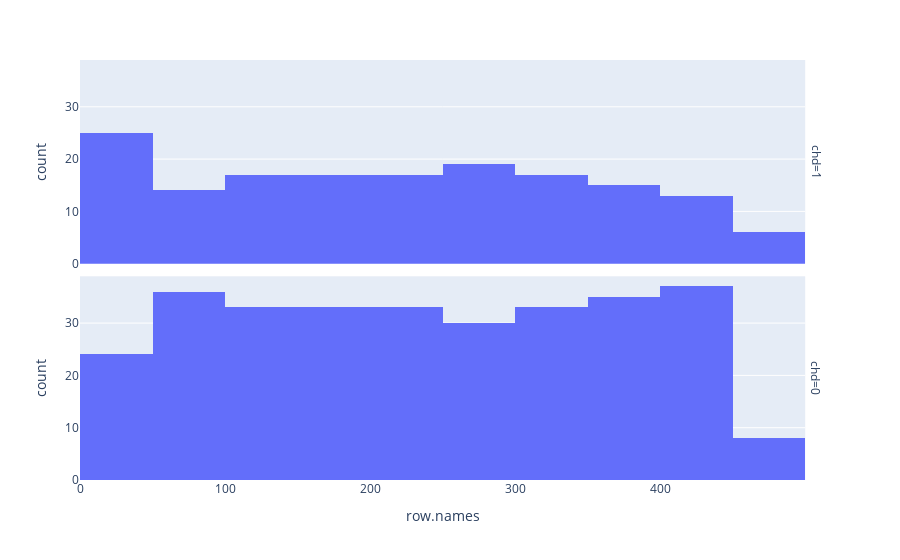
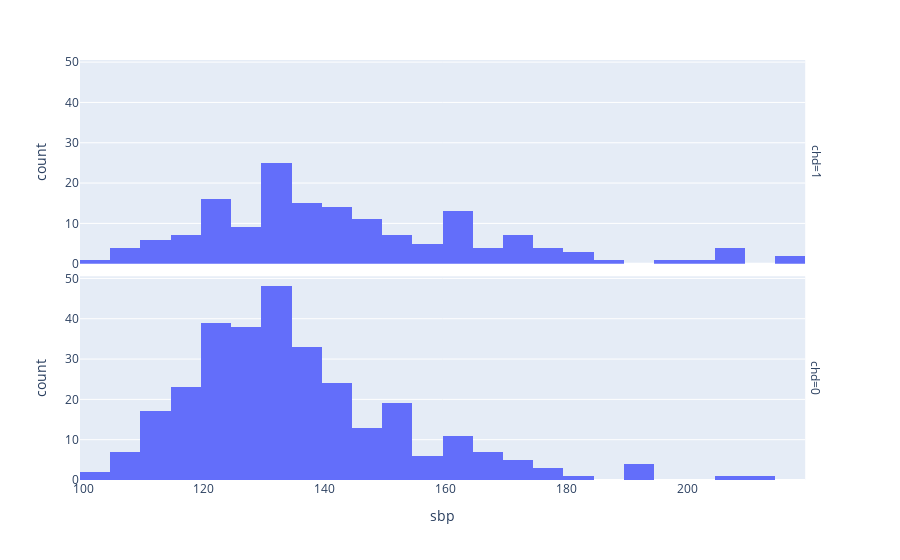
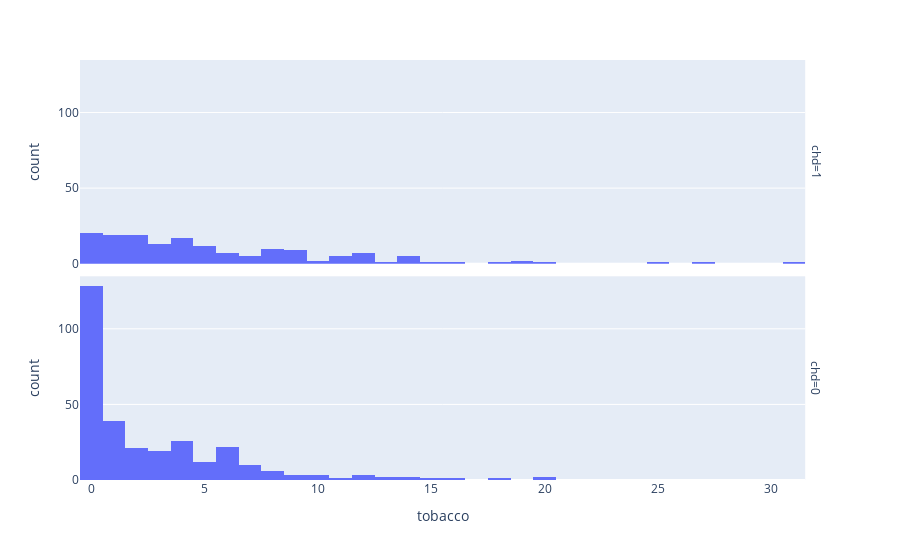

The cell these charts' notebook holds for them, in order:
### Code cell
for col in data.columns:
    px.histogram(data, x = col, facet_row = "chd").show()

### Figure 1 — Plotly figure (JSON) as saved in the notebook; plotly's stock layout.template omitted (floating-point values rounded to 4 significant figures; data arrays with more than 128 entries replaced by an {"elided": "..."} marker saying what was removed)
{"data": [{"alignmentgroup": "True", "bingroup": "x", "hovertemplate": "chd=1<br>row.names=%{x}<br>count=%{y}<extra></extra>", "legendgroup": "", "marker": {"color": "#636efa"}, "name": "", "offsetgroup": "", "orientation": "v", "showlegend": false, "type": "histogram", "x": {"elided": "160 int values"}, "xaxis": "x2", "yaxis": "y2"}, {"alignmentgroup": "True", "bingroup": "x", "hovertemplate": "chd=0<br>row.names=%{x}<br>count=%{y}<extra></extra>", "legendgroup": "", "marker": {"color": "#636efa"}, "name": "", "offsetgroup": "", "orientation": "v", "showlegend": false, "type": "histogram", "x": {"elided": "302 int values"}, "xaxis": "x", "yaxis": "y"}], "layout": {"annotations": [{"font": {}, "showarrow": false, "text": "chd=0", "textangle": 90, "x": 0.98, "xanchor": "left", "xref": "paper", "y": 0.2425, "yanchor": "middle", "yref": "paper"}, {"font": {}, "showarrow": false, "text": "chd=1", "textangle": 90, "x": 0.98, "xanchor": "left", "xref": "paper", "y": 0.7575, "yanchor": "middle", "yref": "paper"}], "barmode": "relative", "legend": {"tracegroupgap": 0}, "margin": {"t": 60}, "xaxis": {"anchor": "y", "domain": [0, 0.98], "title": {"text": "row.names"}}, "xaxis2": {"anchor": "y2", "domain": [0, 0.98], "matches": "x", "showticklabels": false}, "yaxis": {"anchor": "x", "domain": [0, 0.485], "title": {"text": "count"}}, "yaxis2": {"anchor": "x2", "domain": [0.515, 1], "matches": "y", "title": {"text": "count"}}}}

### Figure 2 — Plotly figure (JSON) as saved in the notebook; plotly's stock layout.template omitted (floating-point values rounded to 4 significant figures; data arrays with more than 128 entries replaced by an {"elided": "..."} marker saying what was removed)
{"data": [{"alignmentgroup": "True", "bingroup": "x", "hovertemplate": "chd=1<br>sbp=%{x}<br>count=%{y}<extra></extra>", "legendgroup": "", "marker": {"color": "#636efa"}, "name": "", "offsetgroup": "", "orientation": "v", "showlegend": false, "type": "histogram", "x": {"elided": "160 int values"}, "xaxis": "x2", "yaxis": "y2"}, {"alignmentgroup": "True", "bingroup": "x", "hovertemplate": "chd=0<br>sbp=%{x}<br>count=%{y}<extra></extra>", "legendgroup": "", "marker": {"color": "#636efa"}, "name": "", "offsetgroup": "", "orientation": "v", "showlegend": false, "type": "histogram", "x": {"elided": "302 int values"}, "xaxis": "x", "yaxis": "y"}], "layout": {"annotations": [{"font": {}, "showarrow": false, "text": "chd=0", "textangle": 90, "x": 0.98, "xanchor": "left", "xref": "paper", "y": 0.2425, "yanchor": "middle", "yref": "paper"}, {"font": {}, "showarrow": false, "text": "chd=1", "textangle": 90, "x": 0.98, "xanchor": "left", "xref": "paper", "y": 0.7575, "yanchor": "middle", "yref": "paper"}], "barmode": "relative", "legend": {"tracegroupgap": 0}, "margin": {"t": 60}, "xaxis": {"anchor": "y", "domain": [0, 0.98], "title": {"text": "sbp"}}, "xaxis2": {"anchor": "y2", "domain": [0, 0.98], "matches": "x", "showticklabels": false}, "yaxis": {"anchor": "x", "domain": [0, 0.485], "title": {"text": "count"}}, "yaxis2": {"anchor": "x2", "domain": [0.515, 1], "matches": "y", "title": {"text": "count"}}}}

### Figure 3 — Plotly figure (JSON) as saved in the notebook; plotly's stock layout.template omitted (floating-point values rounded to 4 significant figures; data arrays with more than 128 entries replaced by an {"elided": "..."} marker saying what was removed)
{"data": [{"alignmentgroup": "True", "bingroup": "x", "hovertemplate": "chd=1<br>tobacco=%{x}<br>count=%{y}<extra></extra>", "legendgroup": "", "marker": {"color": "#636efa"}, "name": "", "offsetgroup": "", "orientation": "v", "showlegend": false, "type": "histogram", "x": {"elided": "160 float values"}, "xaxis": "x2", "yaxis": "y2"}, {"alignmentgroup": "True", "bingroup": "x", "hovertemplate": "chd=0<br>tobacco=%{x}<br>count=%{y}<extra></extra>", "legendgroup": "", "marker": {"color": "#636efa"}, "name": "", "offsetgroup": "", "orientation": "v", "showlegend": false, "type": "histogram", "x": {"elided": "302 float values"}, "xaxis": "x", "yaxis": "y"}], "layout": {"annotations": [{"font": {}, "showarrow": false, "text": "chd=0", "textangle": 90, "x": 0.98, "xanchor": "left", "xref": "paper", "y": 0.2425, "yanchor": "middle", "yref": "paper"}, {"font": {}, "showarrow": false, "text": "chd=1", "textangle": 90, "x": 0.98, "xanchor": "left", "xref": "paper", "y": 0.7575, "yanchor": "middle", "yref": "paper"}], "barmode": "relative", "legend": {"tracegroupgap": 0}, "margin": {"t": 60}, "xaxis": {"anchor": "y", "domain": [0, 0.98], "title": {"text": "tobacco"}}, "xaxis2": {"anchor": "y2", "domain": [0, 0.98], "matches": "x", "showticklabels": false}, "yaxis": {"anchor": "x", "domain": [0, 0.485], "title": {"text": "count"}}, "yaxis2": {"anchor": "x2", "domain": [0.515, 1], "matches": "y", "title": {"text": "count"}}}}
